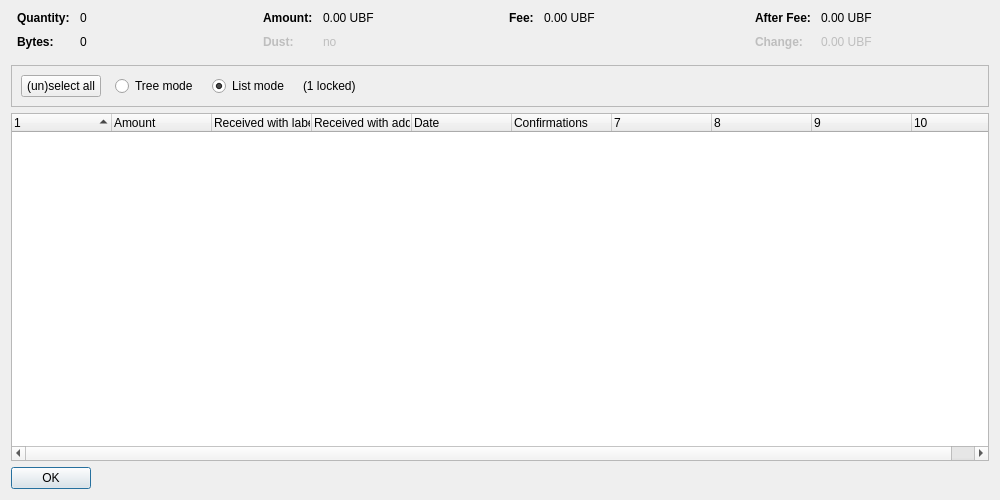
<?xml version="1.0" encoding="UTF-8"?>
<ui version="4.0">
 <class>CoinControlDialog</class>
 <widget class="QDialog" name="CoinControlDialog">
  <property name="geometry">
   <rect>
    <x>0</x>
    <y>0</y>
    <width>1000</width>
    <height>500</height>
   </rect>
  </property>
  <property name="windowTitle">
   <string>Coin Selection</string>
  </property>
  <layout class="QVBoxLayout" name="verticalLayout">
   <item>
    <layout class="QHBoxLayout" name="horizontalLayoutTop" stretch="0,0,0,0">
     <property name="topMargin">
      <number>0</number>
     </property>
     <property name="bottomMargin">
      <number>10</number>
     </property>
     <item>
      <layout class="QFormLayout" name="formLayoutCoinControl1">
       <property name="horizontalSpacing">
        <number>10</number>
       </property>
       <property name="verticalSpacing">
        <number>10</number>
       </property>
       <property name="leftMargin">
        <number>6</number>
       </property>
       <property name="rightMargin">
        <number>6</number>
       </property>
       <item row="0" column="0">
        <widget class="QLabel" name="labelCoinControlQuantityText">
         <property name="font">
          <font>
           <weight>75</weight>
           <bold>true</bold>
          </font>
         </property>
         <property name="text">
          <string>Quantity:</string>
         </property>
        </widget>
       </item>
       <item row="0" column="1">
        <widget class="QLabel" name="labelCoinControlQuantity">
         <property name="cursor">
          <cursorShape>IBeamCursor</cursorShape>
         </property>
         <property name="contextMenuPolicy">
          <enum>Qt::ActionsContextMenu</enum>
         </property>
         <property name="text">
          <string notr="true">0</string>
         </property>
         <property name="textInteractionFlags">
          <set>Qt::LinksAccessibleByMouse|Qt::TextSelectableByKeyboard|Qt::TextSelectableByMouse</set>
         </property>
        </widget>
       </item>
       <item row="1" column="0">
        <widget class="QLabel" name="labelCoinControlBytesText">
         <property name="font">
          <font>
           <weight>75</weight>
           <bold>true</bold>
          </font>
         </property>
         <property name="text">
          <string>Bytes:</string>
         </property>
        </widget>
       </item>
       <item row="1" column="1">
        <widget class="QLabel" name="labelCoinControlBytes">
         <property name="cursor">
          <cursorShape>IBeamCursor</cursorShape>
         </property>
         <property name="contextMenuPolicy">
          <enum>Qt::ActionsContextMenu</enum>
         </property>
         <property name="text">
          <string notr="true">0</string>
         </property>
         <property name="textInteractionFlags">
          <set>Qt::LinksAccessibleByMouse|Qt::TextSelectableByKeyboard|Qt::TextSelectableByMouse</set>
         </property>
        </widget>
       </item>
      </layout>
     </item>
     <item>
      <layout class="QFormLayout" name="formLayoutCoinControl2">
       <property name="horizontalSpacing">
        <number>10</number>
       </property>
       <property name="verticalSpacing">
        <number>10</number>
       </property>
       <property name="leftMargin">
        <number>6</number>
       </property>
       <property name="rightMargin">
        <number>6</number>
       </property>
       <item row="0" column="0">
        <widget class="QLabel" name="labelCoinControlAmountText">
         <property name="font">
          <font>
           <weight>75</weight>
           <bold>true</bold>
          </font>
         </property>
         <property name="text">
          <string>Amount:</string>
         </property>
        </widget>
       </item>
       <item row="0" column="1">
        <widget class="QLabel" name="labelCoinControlAmount">
         <property name="cursor">
          <cursorShape>IBeamCursor</cursorShape>
         </property>
         <property name="contextMenuPolicy">
          <enum>Qt::ActionsContextMenu</enum>
         </property>
         <property name="text">
          <string notr="true">0.00 UBF</string>
         </property>
         <property name="textInteractionFlags">
          <set>Qt::LinksAccessibleByMouse|Qt::TextSelectableByKeyboard|Qt::TextSelectableByMouse</set>
         </property>
        </widget>
       </item>
       <item row="1" column="0">
        <widget class="QLabel" name="labelCoinControlLowOutputText">
         <property name="enabled">
          <bool>false</bool>
         </property>
         <property name="font">
          <font>
           <weight>75</weight>
           <bold>true</bold>
          </font>
         </property>
         <property name="text">
          <string>Dust:</string>
         </property>
        </widget>
       </item>
       <item row="1" column="1">
        <widget class="QLabel" name="labelCoinControlLowOutput">
         <property name="enabled">
          <bool>false</bool>
         </property>
         <property name="cursor">
          <cursorShape>IBeamCursor</cursorShape>
         </property>
         <property name="contextMenuPolicy">
          <enum>Qt::ActionsContextMenu</enum>
         </property>
         <property name="text">
          <string notr="true">no</string>
         </property>
         <property name="textInteractionFlags">
          <set>Qt::LinksAccessibleByMouse|Qt::TextSelectableByKeyboard|Qt::TextSelectableByMouse</set>
         </property>
        </widget>
       </item>
      </layout>
     </item>
     <item>
      <layout class="QFormLayout" name="formLayoutCoinControl3">
       <property name="horizontalSpacing">
        <number>10</number>
       </property>
       <property name="verticalSpacing">
        <number>10</number>
       </property>
       <property name="leftMargin">
        <number>6</number>
       </property>
       <property name="rightMargin">
        <number>6</number>
       </property>
       <item row="0" column="0">
        <widget class="QLabel" name="labelCoinControlFeeText">
         <property name="font">
          <font>
           <weight>75</weight>
           <bold>true</bold>
          </font>
         </property>
         <property name="text">
          <string>Fee:</string>
         </property>
        </widget>
       </item>
       <item row="0" column="1">
        <widget class="QLabel" name="labelCoinControlFee">
         <property name="cursor">
          <cursorShape>IBeamCursor</cursorShape>
         </property>
         <property name="contextMenuPolicy">
          <enum>Qt::ActionsContextMenu</enum>
         </property>
         <property name="text">
          <string notr="true">0.00 UBF</string>
         </property>
         <property name="textInteractionFlags">
          <set>Qt::LinksAccessibleByMouse|Qt::TextSelectableByKeyboard|Qt::TextSelectableByMouse</set>
         </property>
        </widget>
       </item>
      </layout>
     </item>
     <item>
      <layout class="QFormLayout" name="formLayoutCoinControl4">
       <property name="horizontalSpacing">
        <number>10</number>
       </property>
       <property name="verticalSpacing">
        <number>10</number>
       </property>
       <property name="leftMargin">
        <number>6</number>
       </property>
       <property name="rightMargin">
        <number>6</number>
       </property>
       <item row="0" column="0">
        <widget class="QLabel" name="labelCoinControlAfterFeeText">
         <property name="font">
          <font>
           <weight>75</weight>
           <bold>true</bold>
          </font>
         </property>
         <property name="text">
          <string>After Fee:</string>
         </property>
        </widget>
       </item>
       <item row="0" column="1">
        <widget class="QLabel" name="labelCoinControlAfterFee">
         <property name="cursor">
          <cursorShape>IBeamCursor</cursorShape>
         </property>
         <property name="contextMenuPolicy">
          <enum>Qt::ActionsContextMenu</enum>
         </property>
         <property name="text">
          <string notr="true">0.00 UBF</string>
         </property>
         <property name="textInteractionFlags">
          <set>Qt::LinksAccessibleByMouse|Qt::TextSelectableByKeyboard|Qt::TextSelectableByMouse</set>
         </property>
        </widget>
       </item>
       <item row="1" column="0">
        <widget class="QLabel" name="labelCoinControlChangeText">
         <property name="enabled">
          <bool>false</bool>
         </property>
         <property name="font">
          <font>
           <weight>75</weight>
           <bold>true</bold>
          </font>
         </property>
         <property name="text">
          <string>Change:</string>
         </property>
        </widget>
       </item>
       <item row="1" column="1">
        <widget class="QLabel" name="labelCoinControlChange">
         <property name="enabled">
          <bool>false</bool>
         </property>
         <property name="cursor">
          <cursorShape>IBeamCursor</cursorShape>
         </property>
         <property name="contextMenuPolicy">
          <enum>Qt::ActionsContextMenu</enum>
         </property>
         <property name="text">
          <string notr="true">0.00 UBF</string>
         </property>
         <property name="textInteractionFlags">
          <set>Qt::LinksAccessibleByMouse|Qt::TextSelectableByKeyboard|Qt::TextSelectableByMouse</set>
         </property>
        </widget>
       </item>
      </layout>
     </item>
    </layout>
   </item>
   <item>
    <widget class="QFrame" name="frame">
     <property name="minimumSize">
      <size>
       <width>0</width>
       <height>40</height>
      </size>
     </property>
     <property name="frameShape">
      <enum>QFrame::StyledPanel</enum>
     </property>
     <property name="frameShadow">
      <enum>QFrame::Sunken</enum>
     </property>
     <layout class="QHBoxLayout" name="horizontalLayout">
      <item>
       <layout class="QHBoxLayout" name="horizontalLayoutPanel" stretch="0,0,0,0,0">
        <property name="spacing">
         <number>14</number>
        </property>
        <item>
         <widget class="QPushButton" name="pushButtonSelectAll">
          <property name="sizePolicy">
           <sizepolicy hsizetype="Maximum" vsizetype="Fixed">
            <horstretch>0</horstretch>
            <verstretch>0</verstretch>
           </sizepolicy>
          </property>
          <property name="text">
           <string>(un)select all</string>
          </property>
          <property name="autoDefault">
           <bool>false</bool>
          </property>
         </widget>
        </item>
        <item>
         <widget class="QRadioButton" name="radioTreeMode">
          <property name="sizePolicy">
           <sizepolicy hsizetype="Maximum" vsizetype="Fixed">
            <horstretch>0</horstretch>
            <verstretch>0</verstretch>
           </sizepolicy>
          </property>
          <property name="text">
           <string>Tree mode</string>
          </property>
         </widget>
        </item>
        <item>
         <widget class="QRadioButton" name="radioListMode">
          <property name="sizePolicy">
           <sizepolicy hsizetype="Maximum" vsizetype="Fixed">
            <horstretch>0</horstretch>
            <verstretch>0</verstretch>
           </sizepolicy>
          </property>
          <property name="text">
           <string>List mode</string>
          </property>
          <property name="checked">
           <bool>true</bool>
          </property>
         </widget>
        </item>
        <item>
         <widget class="QLabel" name="labelLocked">
          <property name="text">
           <string notr="true">(1 locked)</string>
          </property>
         </widget>
        </item>
        <item>
         <spacer name="horizontalSpacer">
          <property name="orientation">
           <enum>Qt::Horizontal</enum>
          </property>
          <property name="sizeHint" stdset="0">
           <size>
            <width>40</width>
            <height>20</height>
           </size>
          </property>
         </spacer>
        </item>
       </layout>
      </item>
     </layout>
    </widget>
   </item>
   <item>
    <widget class="CoinControlTreeWidget" name="treeWidget">
     <property name="contextMenuPolicy">
      <enum>Qt::CustomContextMenu</enum>
     </property>
     <property name="sortingEnabled">
      <bool>false</bool>
     </property>
     <property name="columnCount">
      <number>10</number>
     </property>
     <attribute name="headerShowSortIndicator" stdset="0">
      <bool>true</bool>
     </attribute>
     <attribute name="headerStretchLastSection">
      <bool>false</bool>
     </attribute>
     <column>
      <property name="text">
       <string/>
      </property>
     </column>
     <column>
      <property name="text">
       <string>Amount</string>
      </property>
     </column>
     <column>
      <property name="text">
       <string>Received with label</string>
      </property>
     </column>
     <column>
      <property name="text">
       <string>Received with address</string>
      </property>
     </column>
     <column>
      <property name="text">
       <string>Date</string>
      </property>
     </column>
     <column>
      <property name="text">
       <string>Confirmations</string>
      </property>
      <property name="toolTip">
       <string>Confirmed</string>
      </property>
     </column>
     <column>
      <property name="text">
       <string/>
      </property>
     </column>
     <column>
      <property name="text">
       <string/>
      </property>
     </column>
     <column>
      <property name="text">
       <string/>
      </property>
     </column>
     <column>
      <property name="text">
       <string/>
      </property>
     </column>
    </widget>
   </item>
   <item>
    <widget class="QDialogButtonBox" name="buttonBox">
     <property name="sizePolicy">
      <sizepolicy hsizetype="Maximum" vsizetype="Fixed">
       <horstretch>0</horstretch>
       <verstretch>0</verstretch>
      </sizepolicy>
     </property>
     <property name="orientation">
      <enum>Qt::Horizontal</enum>
     </property>
     <property name="standardButtons">
      <set>QDialogButtonBox::Ok</set>
     </property>
    </widget>
   </item>
  </layout>
 </widget>
 <customwidgets>
  <customwidget>
   <class>CoinControlTreeWidget</class>
   <extends>QTreeWidget</extends>
   <header>coincontroltreewidget.h</header>
  </customwidget>
 </customwidgets>
 <resources/>
 <connections/>
</ui>
